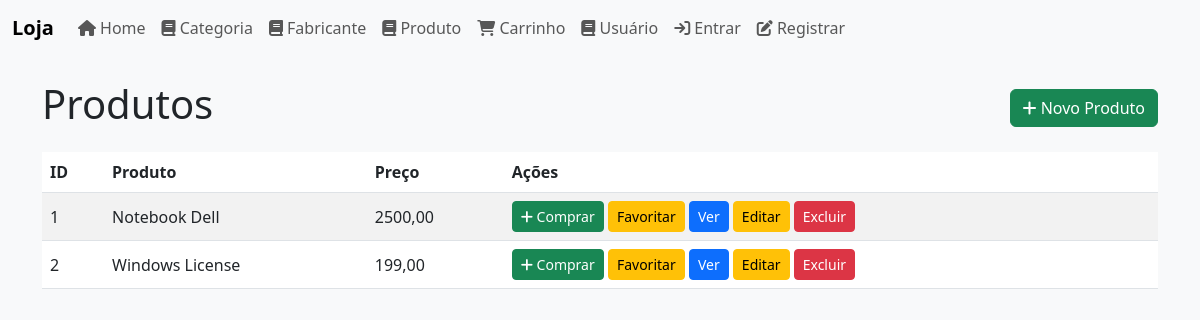
/produto/, run on an earlier commit of the app's database.
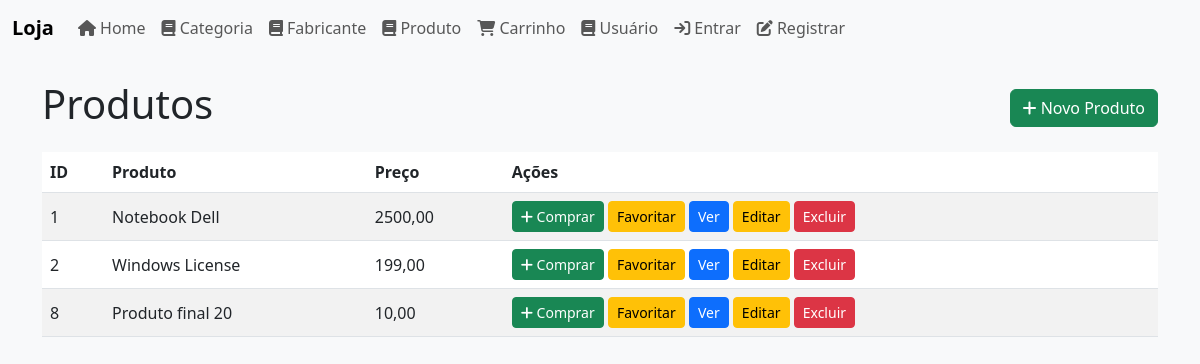
And on a later commit of the database.
### loja/models/Produto.py (models this page shows, shortened)
class Produto(models.Model):
    produto = models.CharField(max_length=200)
    destaque = models.BooleanField(default=False)
    promocao = models.BooleanField(default=False)
    msgPromocao = models.CharField(max_length=200, blank=True, null=True)
    preco = models.DecimalField(max_digits=10, decimal_places=2, default=0)
    categoria = models.ForeignKey(Categoria, on_delete=models.CASCADE)
    fabricante = models.ForeignKey(Fabricante, on_delete=models.CASCADE)
    criado_em = models.DateTimeField(auto_now_add=True)
    alterado_em = models.DateTimeField(auto_now=True)
    imagem = models.ImageField(upload_to='produtos/', blank=True, null=True)

### loja/views/ProdutoView.py (the view)
def list_produto_view(request, id=None):
    qs = Produto.objects.all()
    produto_param = request.GET.get('produto')
    promocao_param = request.GET.get('promocao')
    destaque_param = request.GET.get('destaque')
    categoria_param = request.GET.get('categoria')
    fabricante_param = request.GET.get('fabricante')
    if produto_param:
        qs = qs.filter(produto__icontains=produto_param)
    if promocao_param and promocao_param.lower() in ['1', 'true', 'yes']:
        qs = qs.filter(promocao=True)
    if destaque_param and destaque_param.lower() in ['1', 'true', 'yes']:
        qs = qs.filter(destaque=True)
    if categoria_param:
        qs = qs.filter(categoria__categoria__iexact=categoria_param)
    if fabricante_param:
        qs = qs.filter(fabricante__fabricante__iexact=fabricante_param)
    if id:
        qs = qs.filter(id=id)
    print('Consulta produtos:', list(qs.values('id', 'produto')))
    context = {
        'produtos': qs,
    }
    return render(request, 'loja/produto.html', context)

### loja/templates/loja/produto.html (shortened to what this page needs)
{% extends 'loja/base.html' %}
{% block content %}
  <div class="d-flex justify-content-between align-items-center mb-3">
    <h1>Produtos</h1>
    <a class="btn btn-success" href="{% url 'create_produto' %}"><i class="fa fa-plus"></i> Novo Produto</a>
  </div>
  <table class="table table-striped">
    <thead>
      <tr>
        <th>ID</th>
        <th>Produto</th>
        <th>Preço</th>
        <th>Ações</th>
      </tr>
    </thead>
    <tbody>
      {% for p in produtos %}
      <tr>
        <td>{{ p.id }}</td>
        <td>{{ p.produto }}</td>
        <td>{{ p.preco }}</td>
        <td>
          <a class="btn btn-sm btn-success" href="{% url 'create_carrinhoitem' p.id %}">
            <i class="fa fa-plus"></i> Comprar
          </a>
          <a class="btn btn-sm btn-warning" href="{% url 'favoritar_produto' p.id %}">Favoritar</a>
          <a class="btn btn-sm btn-primary" href="{% url 'produto_detail' p.id %}">Ver</a>
          <a class="btn btn-sm btn-warning" href="{% url 'produto_edit' p.id %}">Editar</a>
          <a class="btn btn-sm btn-danger" href="{% url 'produto_delete' p.id %}">Excluir</a>
        </td>
      </tr>
      {% empty %}
      <tr><td colspan="4">Nenhum produto encontrado.</td></tr>
      {% endfor %}
    </tbody>
  </table>
{% endblock %}

What changed in the data, as far as the page shows it:
added Produto: id "8", produto "Produto final 20", preco "10,00"
